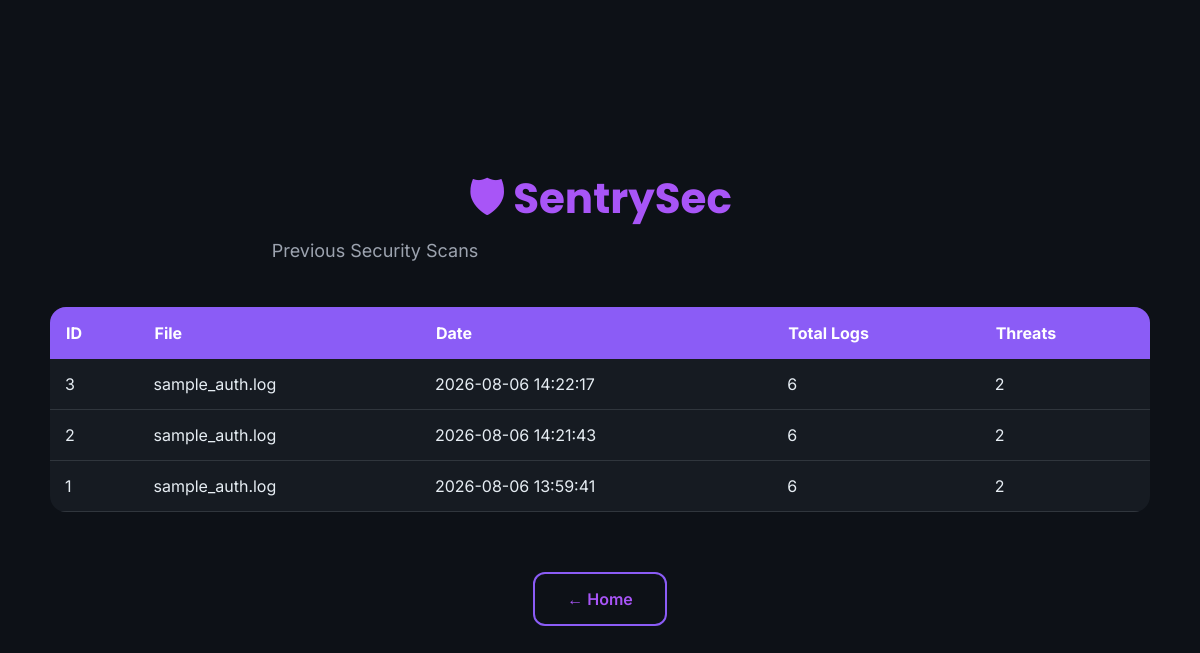
Before: /history with the older database file.
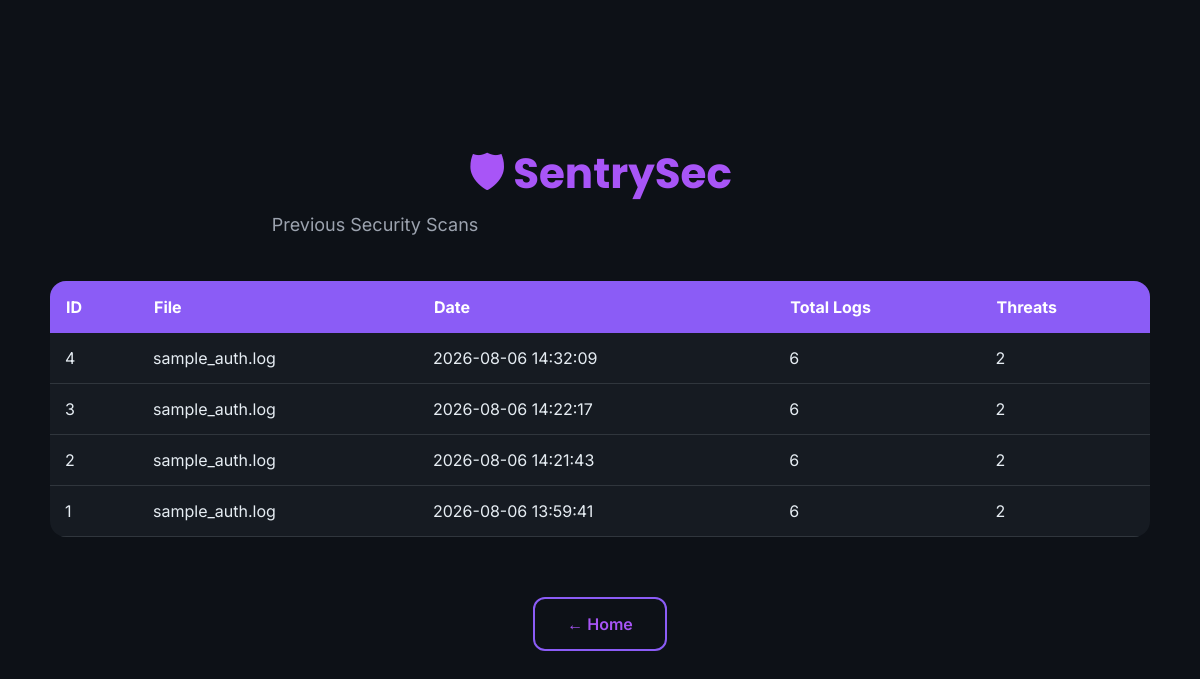
After: the same page with the newer database file.
### tables this page shows
CREATE TABLE scan_history (

            id INTEGER PRIMARY KEY AUTOINCREMENT,

            filename TEXT,

            scan_time TIMESTAMP DEFAULT CURRENT_TIMESTAMP,

            total_logs INTEGER,

            failed_logins INTEGER,

            successful_logins INTEGER,

            threat_count INTEGER

        );

### app.py (the view)
@app.route("/history")
def history():
    scans = get_history()
    return render_template(
        "history.html",
        scans=scans
    )

### database.py (called while the page is built)
def get_connection():
    return sqlite3.connect(DATABASE)

def get_history():
    conn = get_connection()
    cursor = conn.cursor()
    cursor.execute("""
        SELECT *

        FROM scan_history

        ORDER BY id DESC
    """)
    rows = cursor.fetchall()
    conn.close()
    return rows

### templates/history.html (shortened to what this page needs)
<!DOCTYPE html>
<html lang="en">
<head>
<link rel="stylesheet"
href="{{ url_for('static', filename='style.css') }}">
</head>
<body>
<div class="dashboard">
<div class="page-title">
<h1>🛡 SentrySec</h1>
<p>Previous Security Scans</p>
</div>
<table class="history-table">
<tr>
<th>ID</th>
<th>File</th>
<th>Date</th>
<th>Total Logs</th>
<th>Threats</th>
</tr>
{% for scan in scans %}
<tr>
<td>{{ scan[0] }}</td>
<td>{{ scan[1] }}</td>
<td>{{ scan[2] }}</td>
<td>{{ scan[3] }}</td>
<td>{{ scan[6] }}</td>
</tr>
{% endfor %}
</table>
<br>
<div class="button-group">
    <a href="/" class="secondary-btn">
        ← Home
    </a>
</div>
</div>
</body>
</html>

### static/style.css (style rules this page uses)
* { margin:0; padding:0; box-sizing:border-box; }
html,body { width:100%; height:100%; }
body { font-family:"Inter",sans-serif; background:#0D1117; color:#E6EDF3; display:flex; justify-content:center; align-items:center; min-height:100vh; padding:30px; }
h1 { font-family:"Poppins",sans-serif; font-size:42px; line-height:1.2; margin-bottom:25px; }
p { max-width:650px; margin:0 auto 50px; color:#9CA3AF; font-size:18px; line-height:1.8; }
.dashboard { width:100%; max-width:1100px; margin:auto; }
.page-title { text-align:center; margin-bottom:40px; }
.page-title h1 { color:#A855F7; margin-bottom:10px; }
.page-title p { margin:0; color:#9CA3AF; }
.history-table { width:100%; border-collapse:collapse; background:#161B22; border-radius:16px; overflow:hidden; }
.history-table th { background:#8B5CF6; color:white; padding:16px; text-align:left; }
.history-table td { padding:15px; border-bottom:1px solid #30363D; }
.button-group { display:flex; justify-content:center; gap:20px; margin-top:40px; flex-wrap:wrap; }
.primary-btn, .secondary-btn { text-decoration:none; padding:15px 32px; border-radius:12px; font-weight:600; transition:.25s; display:inline-block; }
.secondary-btn { border:2px solid #8B5CF6; color:#A855F7; background:transparent; }

Changed rows visible on the page:
added scan_history: id "4", filename "sample_auth.log", scan_time "2026-08-06 14:32:09", total_logs "6", threat_count "2"
